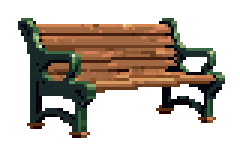
#> input picture assets/level1/raw/bench/0.png, 80 x 48 px (shown 3 times larger)
$ python level_build.py
#> lines starting #> are read from the running program, lines starting #| are printed output that depends on the picture
"""Собирает ассеты уровня 1 из assets/level1/raw в client/public/level1/.
python3 tools/level_build.py   (выбор вариантов в PICK)"""
import shutil
from pathlib import Path
from PIL import Image

ROOT = Path(__file__).parent.parent
RAW = ROOT / "assets/level1/raw"
OUT = ROOT / "client/public/level1"
PICK = {"seg-0": "s1_v0", "seg-1": "s2_v0", "seg-2": "s3_v0", "seg-3": "s4_v0"}
PROPS = ["bench", "urn", "scooter", "metro_sign", "planter", "cart", "lamp"]

OUT.mkdir(parents=True, exist_ok=True)
for name, src in PICK.items():
    p = ROOT / "assets/level1" / f"{name}.png"  # склеенная/исправленная версия важнее сырой
    shutil.copy(p if p.exists() else RAW / src / "0.png", OUT / f"{name}.png")
for name in PROPS:
    im = Image.open(RAW / name / "0.png").convert("RGBA")
#> im is the input picture: PIL image 80x48 RGBA; mean R, G, B, A 42, 31.3, 24.1, 104.9
    im.crop(im.getbbox()).save(OUT / f"{name}.png")
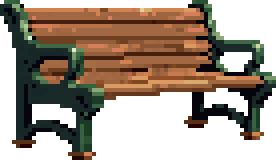
#> saved as bench.png: PIL image 69x40 RGBA (shown 4 times larger); mean R, G, B, A 57.2, 42.8, 31.2, 146; transparent parts drawn white
card = Image.open(RAW / "card_pro/0.png").convert("RGBA")
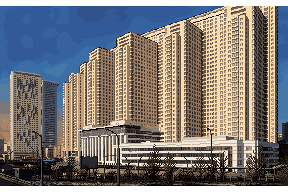
#> input picture assets/level1/raw/card_pro/0.png, 288 x 192 px
#> card is the input picture: PIL image 288x192 RGBA; mean R, G, B, A 124, 120.3, 119, 255
card.crop((0, 6, card.width, card.height - 6)).save(OUT / "card.png")  # белые полосы сверху и снизу
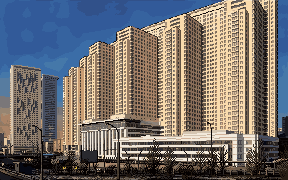
#> saved as card.png: PIL image 288x180 RGBA; mean R, G, B, A 115.3, 111.3, 110, 255
print("ok", sorted(f.name for f in OUT.iterdir()))
